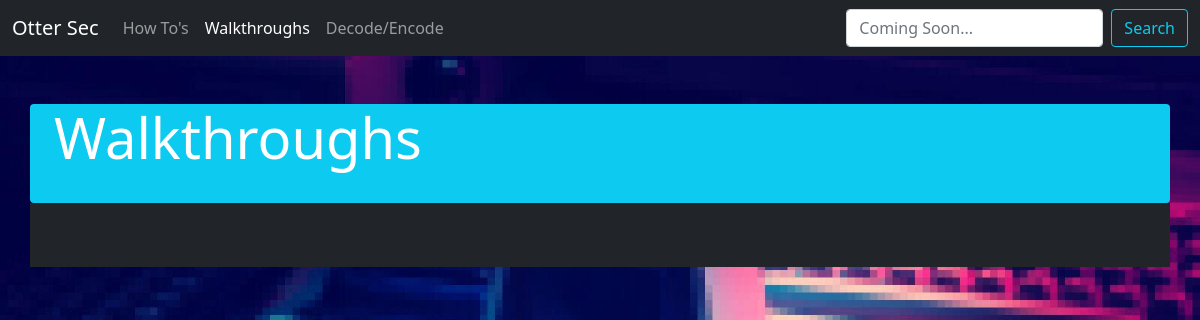
Before: /walkthrough/ with the older database file.
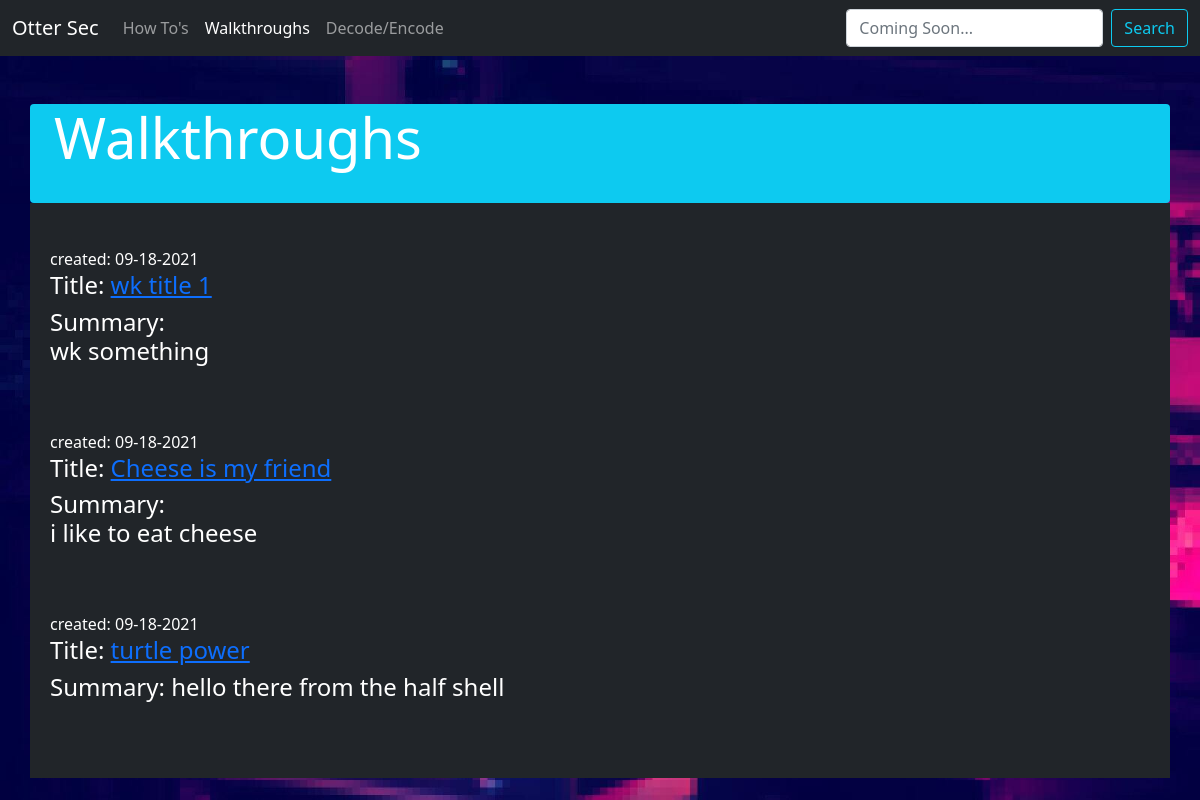
After: the same page with the newer database file.
### walk_through/models.py (models this page shows, shortened)
class WKModel(models.Model):
    author = models.ForeignKey(settings.AUTH_USER_MODEL, on_delete=models.CASCADE)
    summary = models.TextField()
    title = models.CharField(max_length=200)
    text = models.TextField()
    image = models.ImageField(blank=True, upload_to='blog_images')
    created_date = models.DateTimeField(default=timezone.now)
    class Meta:
        verbose_name = 'Walkthrough'

### walk_through/views.py (the view)
# urls.py: path('walkthrough/', include('walk_through.urls')),
def walk_through(request):
    wk_posts = WKModel.objects.filter(created_date__lte=timezone.now()).order_by('created_date')
    return render(request, "walkthrough.html", {'wk_posts': wk_posts})

### templates/walkthrough.html (shortened to what this page needs)
{% extends "base.html" %}
{% block content %}
<br>
<br>
    <div class="jumbotron container rounded bg-info text-white">
        <div class="container">
            <h1 class="display-4">Walkthroughs</h1>
            <br></div>
        </div>
        <div class="jumbotron container bg-dark text-white" style="padding: 20px;">
            <br>
                {% for post in wk_posts %}
                    <time>created:
                        {{ post.created_date|date:"m-d-Y" }}</time>
                    <h4>Title:
                        <a href="{% url 'wk_post_detail' pk=post.pk %}">{{ post.title|safe }}</a>
                    <h4>Summary:
                        {{ post.summary|safe }}</h4>
                    <br>
                        <br>
                        {% endfor %}
                    </div>
            {% endblock %}

Changed rows visible on the page:
added WKModel: created_date "09-18-2021", title "wk title 1", summary "wk something"
added WKModel: created_date "09-18-2021", title "Cheese is my friend", summary "i like to eat cheese"
added WKModel: created_date "09-18-2021", title "turtle power", summary "hello there from the half shell"
